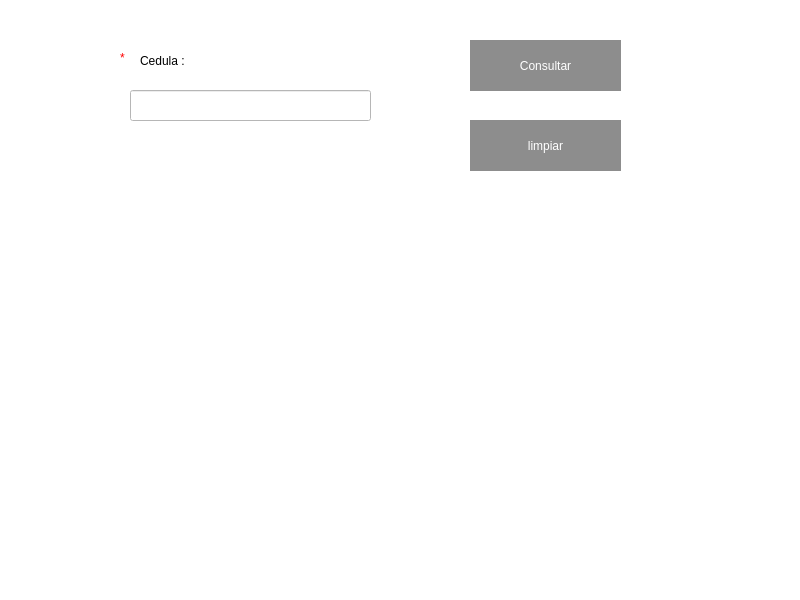
<?xml version="1.0" encoding="UTF-8"?>
<ui version="4.0">
 <class>MainWindow</class>
 <widget class="QMainWindow" name="MainWindow">
  <property name="geometry">
   <rect>
    <x>0</x>
    <y>0</y>
    <width>800</width>
    <height>600</height>
   </rect>
  </property>
  <property name="windowTitle">
   <string>MainWindow</string>
  </property>
  <property name="styleSheet">
   <string notr="true">background-color: rgb(255, 255, 255);</string>
  </property>
  <widget class="QWidget" name="centralwidget">
   <widget class="QPushButton" name="btn_limpiar">
    <property name="geometry">
     <rect>
      <x>470</x>
      <y>120</y>
      <width>151</width>
      <height>51</height>
     </rect>
    </property>
    <property name="styleSheet">
     <string notr="true">QPushButton{
font: 90 20pt &quot;MS Shell Dlg 2&quot;;
  color:rgb(255, 255, 255);
  
	background-color: rgb(104, 127, 143);
border-radius:30px;
}
QPushButton:hover{
background-color: rgb(255, 0,0 );
	color:rgb(255, 255, 255);
}

QPushButton{

  color:rgb(255, 255, 255);
  
	
	background-color: rgb(141, 141, 141);
}
</string>
    </property>
    <property name="text">
     <string>limpiar</string>
    </property>
   </widget>
   <widget class="QPushButton" name="btn_consultar">
    <property name="geometry">
     <rect>
      <x>470</x>
      <y>40</y>
      <width>151</width>
      <height>51</height>
     </rect>
    </property>
    <property name="styleSheet">
     <string notr="true">QPushButton{
font: 90 20pt &quot;MS Shell Dlg 2&quot;;
  color:rgb(255, 255, 255);
  
	background-color: rgb(104, 127, 143);
border-radius:30px;
}
QPushButton:hover{
background-color: rgb(255, 0,0 );
	color:rgb(255, 255, 255);
}

QPushButton{

  color:rgb(255, 255, 255);
  
	
	background-color: rgb(141, 141, 141);
}
</string>
    </property>
    <property name="text">
     <string>Consultar</string>
    </property>
   </widget>
   <widget class="QLineEdit" name="lineEdit_cedula">
    <property name="geometry">
     <rect>
      <x>130</x>
      <y>90</y>
      <width>241</width>
      <height>31</height>
     </rect>
    </property>
    <property name="styleSheet">
     <string notr="true">background-color: rgb(255, 255, 255);
font: 12pt &quot;MS Shell Dlg 2&quot;;</string>
    </property>
    <property name="text">
     <string/>
    </property>
   </widget>
   <widget class="QLabel" name="label">
    <property name="geometry">
     <rect>
      <x>140</x>
      <y>40</y>
      <width>111</width>
      <height>41</height>
     </rect>
    </property>
    <property name="styleSheet">
     <string notr="true">font: 15pt &quot;MS Reference Sans Serif&quot;;</string>
    </property>
    <property name="text">
     <string>Cedula :</string>
    </property>
   </widget>
   <widget class="QLabel" name="label_7">
    <property name="geometry">
     <rect>
      <x>120</x>
      <y>50</y>
      <width>16</width>
      <height>16</height>
     </rect>
    </property>
    <property name="styleSheet">
     <string notr="true">color: rgb(255, 0, 0);
font: 12pt &quot;MS Shell Dlg 2&quot;;</string>
    </property>
    <property name="text">
     <string>*</string>
    </property>
   </widget>
  </widget>
  <widget class="QMenuBar" name="menubar">
   <property name="geometry">
    <rect>
     <x>0</x>
     <y>0</y>
     <width>800</width>
     <height>21</height>
    </rect>
   </property>
  </widget>
  <widget class="QStatusBar" name="statusbar"/>
 </widget>
 <resources/>
 <connections/>
</ui>
